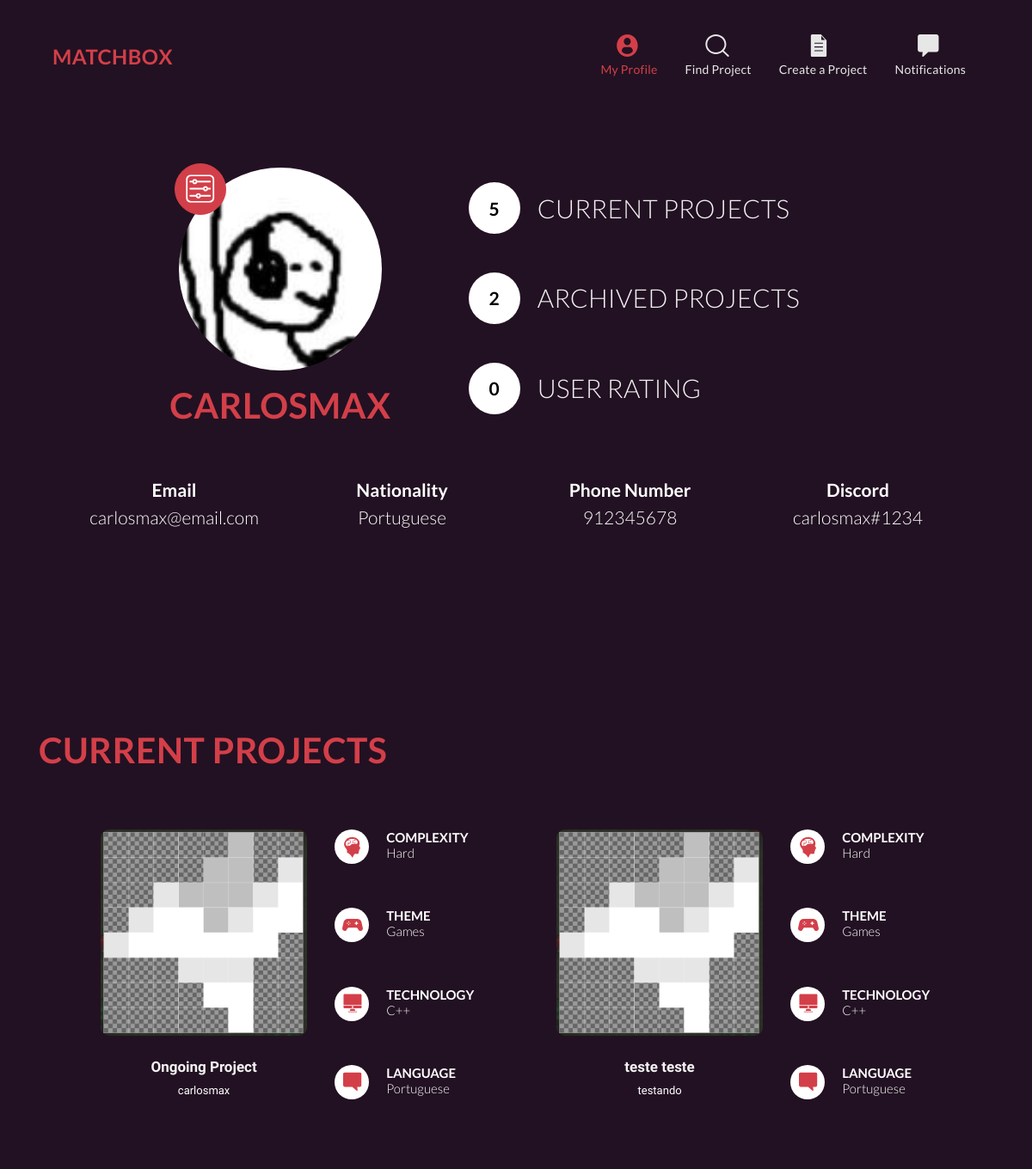
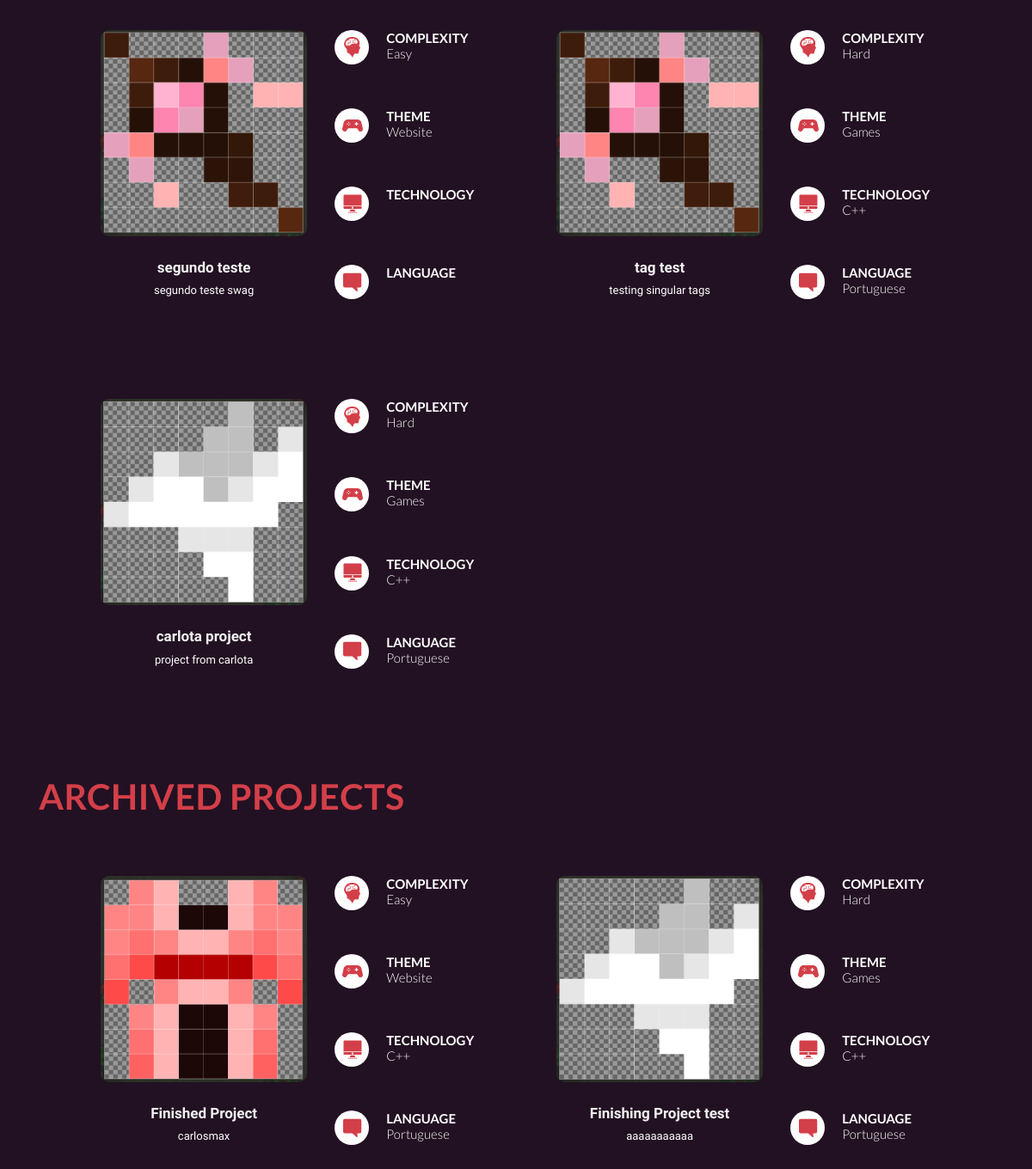
The page /user/carlosmax/ (signed in) on the database as committed earlier (2 pictures, top to bottom).
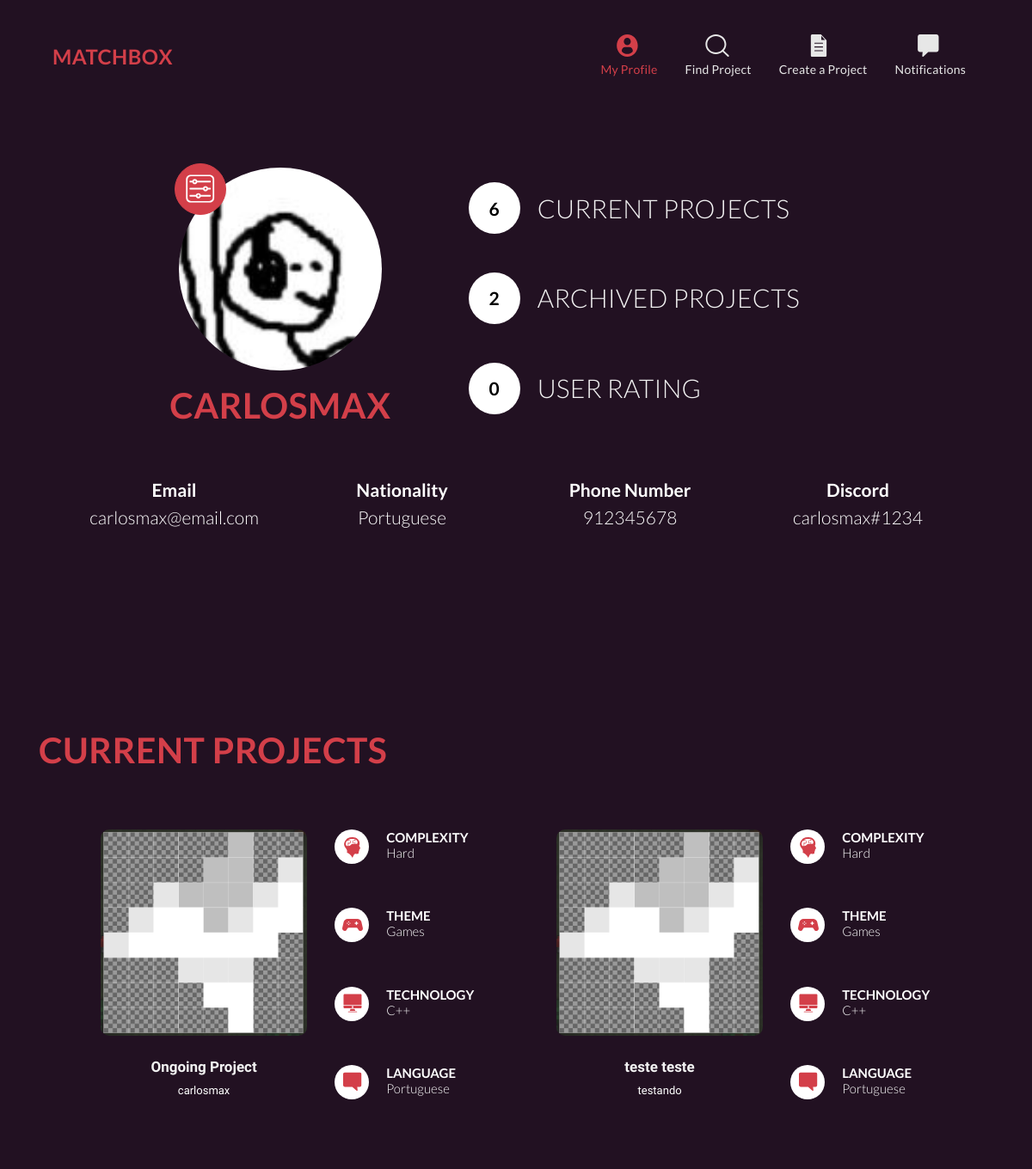
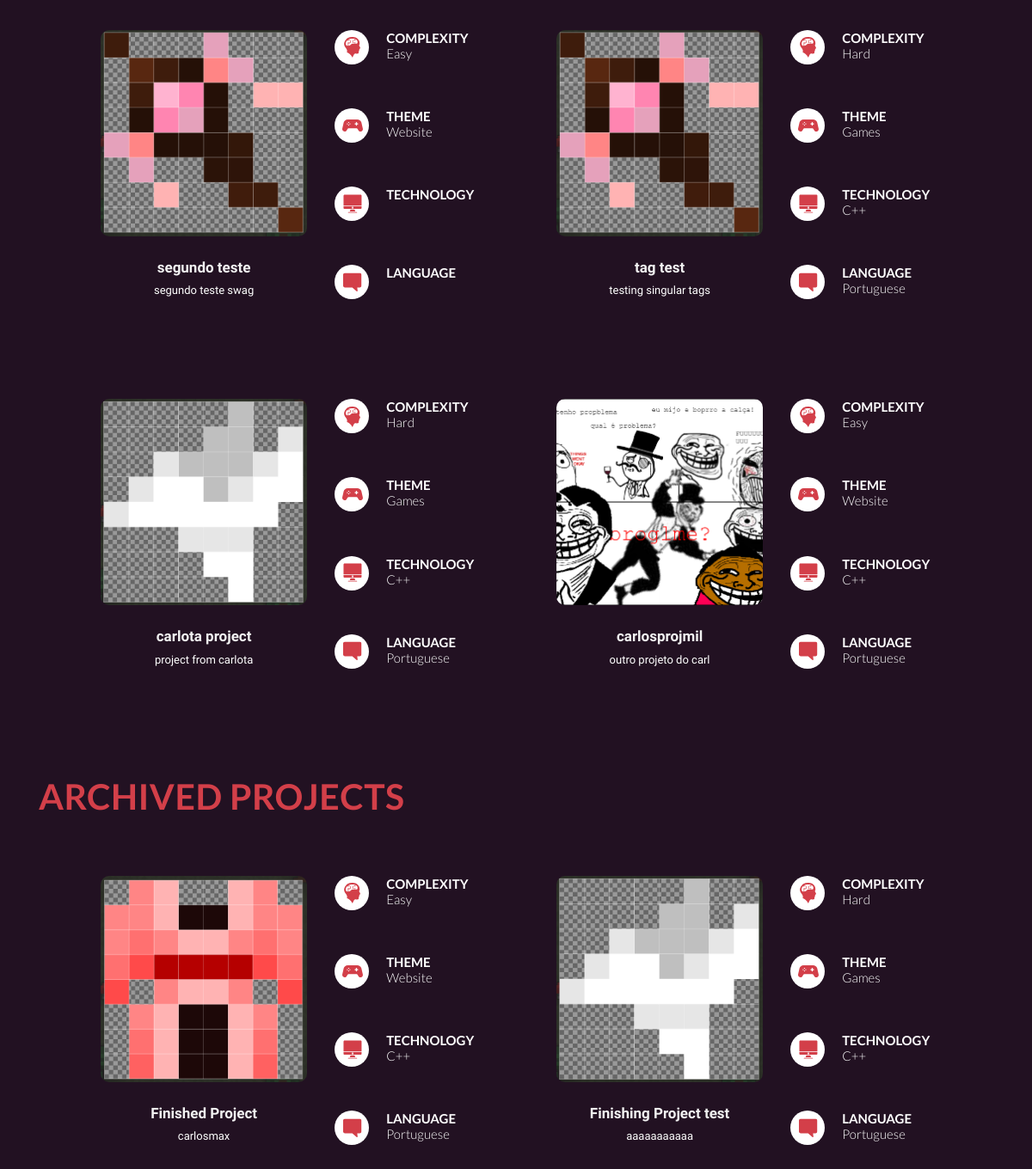
The same page on the database as committed later (2 pictures, top to bottom).
### matchcore/models.py (models this page shows, shortened)
class Person(models.Model):
    user = models.OneToOneField(User, on_delete=models.CASCADE)
    img = models.ImageField(upload_to='images/users', default='')
    nationality = models.CharField(max_length=20, default='Unknown')
    phone = models.CharField(max_length=10, default='None')
    discord = models.CharField(max_length=30, default='None')
    tags = models.ManyToManyField(UserTag)

class Project(models.Model):
    STATE = [
        ('O', 'Ongoing'),
        ('A', 'Archived'),
    ]
    title = models.CharField(max_length=50)
    small_description = models.CharField(max_length=100)
    big_description = models.CharField(max_length=1000)
    img = models.ImageField(upload_to='images/projects', default='')
    state = models.CharField(max_length=1, choices=STATE)
    tags = models.ManyToManyField(ProjectTag)
    participants = models.ManyToManyField(Person, through='ProjectParticipation')

class ProjectTag(models.Model):
    ARCHETYPE = [
        ('C', 'Complexity'),
        ('T', 'Theme'),
        ('D', 'Technology'),
        ('L', 'Language'),
    ]
    name = models.CharField(max_length=10)
    archetype = models.CharField(max_length=1, choices=ARCHETYPE, default='C')

### matchcore/views.py (the view)
# urls.py: path('user/<str:username>/', views.user_page, name="user_page"),
def user_page(request, username):
    user = User.objects.get(username=username)
    project_participations = user.person.project_participations.all()
    projects = [p.project for p in project_participations]
    current_projects = []
    archived_projects = []
    for p in projects:
        if p.state == 'O':
            current_projects.append(p)
        else:
            archived_projects.append(p)
    score = 0
    score_amount = 0
    for p in project_participations:
        if p.project.state == 'A' and p.owner is False:
            score += p.contribution
            score_amount = score_amount + 1
    if score_amount > 0:
        score = score / score_amount
    context = {
        'user': user,
        'current_projects': current_projects,
        'archived_projects': archived_projects,
        'score': score,
    }
    return render(request, 'matchcore/user_page.html', context)

### matchcore/templatetags/matchcore_tags.py (called while the page is built)
@register.simple_tag
def is_active_un(request, url, un):
    if request.path in reverse(url, args=[un]): #fixme
        return "active"
    return ""

@register.simple_tag
def is_active(request, url):
    if request.path in reverse(url): #fixme
        return "active"
    return ""

### matchcore/templates/matchcore/user_page.html
{% extends "matchcore/layout_nav.html" %}
{% load static %}
{% block main %}
<div class="container user-info">
	<div class="h-100 d-flex flex-column justify-content-center">
		<div class="row user-main-info">
			<div class="col-5 text-center">
				<div class="user-picture-container embed-responsive embed-responsive-1by1">
					<img class="user-picture embed-responsive-item" src="{{user.person.img.url}}">
					<a href="{% url 'profile_update' %}">
						{% if user.username == request.user.username %}
							<button class="edit-button btn btn-primary">
								<img src="{% static 'matchcore/images/settings.svg' %}">
							</button>
						{% endif %}
					</a>
				</div>
				<h1>{{user.username}}</h1>
			</div>
			<div class="col user-stats ml-2">
				<div class="stats-item">
					<div class="stats-circle">{{current_projects|length}}</div>
					<div class="stats-desc">Current projects</div>
				</div>
				<div class="stats-item">
					<div class="stats-circle">{{archived_projects|length}}</div>
					<div class="stats-desc">Archived projects</div>
				</div>
				<div class="stats-item">
					<div class="stats-circle">{{score}}</div>
					<div class="stats-desc">User rating</div>
				</div>
			</div>
		</div>
		<div class="row user-contact text-center">
			<div class="col"><span class="contact-header">Email</span>{{user.email}}</div>
			<div class="col"><span class="contact-header">Nationality</span>{{user.person.nationality}}</div>
			<div class="col"><span class="contact-header">Phone Number</span>{{user.person.phone}}</div>
			<div class="col"><span class="contact-header">Discord</span>{{user.person.discord}}</div>
		</div>
	</div>
</div>
<div class="container mt-5 mb-5">
	<h1>Current projects</h1>
	<div class="row project-list">
		{% for p in current_projects %}
			<div class="col-6 project-item" onclick="location.href='{% url 'project_page' p.id %}'">
				<div class="row">
					<div class="col-7 text-center">
						<img class="project-picture img-fluid" src="{{p.img.url}}">
						<div class="mt-4 px-2">
							<span class="project-title mb-1">{{p.title}}</span>
							<p class="project-short-desc">{{p.small_description}}</p>
						</div>
					</div>
					<div class="col project-tags">
						<div class="tags-item">
							<div class="tags-circle"><img src="{% static 'matchcore/images/projects/tag-complexity.svg' %}"></div>
							<div class="tags-desc"><span class="tags-name">Complexity</span>
								{% for t in p.tags.all %}
									{% if t.archetype == 'C' %}
										{{t.name}}
									{% endif %}
								{% endfor %}
							</div>
						</div>
						<div class="tags-item">
							<div class="tags-circle"><img src="{% static 'matchcore/images/projects/tag-theme.svg' %}"></div>
							<div class="tags-desc"><span class="tags-name">Theme</span>
								{% for t in p.tags.all %}
									{% if t.archetype == 'T' %}
										{{t.name}}
									{% endif %}
								{% endfor %}
							</div>
						</div>
						<div class="tags-item">
							<div class="tags-circle"><img src="{% static 'matchcore/images/projects/tag-technology.svg' %}"></div>
							<div class="tags-desc"><span class="tags-name">Technology</span>
								{% for t in p.tags.all %}
									{% if t.archetype == 'D' %}
										{{t.name}}
									{% endif %}
								{% endfor %}
							</div>
						</div>
						<div class="tags-item">
							<div class="tags-circle"><img src="{% static 'matchcore/images/projects/tag-language.svg' %}"></div>
							<div class="tags-desc"><span class="tags-name">Language</span>
								{% for t in p.tags.all %}
									{% if t.archetype == 'L' %}
										{{t.name}}
									{% endif %}
								{% endfor %}
							</div>
						</div>
					</div>
				</div>
			</div>
		{% endfor %}
	</div>
</div>
<div class="container mt-5">
	<h1>Archived projects</h1>
	<div class="row project-list">
		{% for p in archived_projects %}
			<div class="col-6 project-item" onclick="location.href='{% url 'project_page' p.id %}'">
				<div class="row">
					<div class="col-7 text-center">
						<img class="project-picture img-fluid" src="{{p.img.url}}">
						<div class="mt-4 px-2">
							<span class="project-title mb-1">{{p.title}}</span>
							<p class="project-short-desc">{{p.small_description}}</p>
						</div>
					</div>
					<div class="col project-tags">
						<div class="tags-item">
							<div class="tags-circle"><img src="{% static 'matchcore/images/projects/tag-complexity.svg' %}"></div>
							<div class="tags-desc"><span class="tags-name">Complexity</span>
								{% for t in p.tags.all %}
									{% if t.archetype == 'C' %}
										{{t.name}}
									{% endif %}
								{% endfor %}
							</div>
						</div>
						<div class="tags-item">
							<div class="tags-circle"><img src="{% static 'matchcore/images/projects/tag-theme.svg' %}"></div>
							<div class="tags-desc"><span class="tags-name">Theme</span>
								{% for t in p.tags.all %}
									{% if t.archetype == 'T' %}
										{{t.name}}
									{% endif %}
								{% endfor %}
							</div>
						</div>
						<div class="tags-item">
							<div class="tags-circle"><img src="{% static 'matchcore/images/projects/tag-technology.svg' %}"></div>
							<div class="tags-desc"><span class="tags-name">Technology</span>
								{% for t in p.tags.all %}
									{% if t.archetype == 'D' %}
										{{t.name}}
									{% endif %}
								{% endfor %}
							</div>
						</div>
						<div class="tags-item">
							<div class="tags-circle"><img src="{% static 'matchcore/images/projects/tag-language.svg' %}"></div>
							<div class="tags-desc"><span class="tags-name">Language</span>
								{% for t in p.tags.all %}
									{% if t.archetype == 'L' %}
										{{t.name}}
									{% endif %}
								{% endfor %}
							</div>
						</div>
					</div>
				</div>
			</div>
		{% endfor %}
	</div>
</div>
{% endblock %}

### matchcore/templates/matchcore/layout_nav.html (shortened to what this page needs)
{% load static %}
{% load matchcore_tags %}
<!DOCTYPE html>
<html lang="en">
  	<head>
	    <link rel="stylesheet" href="{% static 'matchcore/css/style.css' %}">
	</head>
	<body>
		<div class="container pt-4">
			<nav class="navbar navbar-expand navbar-mbox">
				<a class="navbar-brand" href="{% url 'user_page' request.user.username %}">Matchbox</a>
				<ul class="navbar-nav ml-auto">
			    	<li class="nav-item px-2 {% is_active_un request 'user_page' request.user.username %}">
			    		<a href="{% url 'user_page' request.user.username %}" class="nav-link d-flex flex-column align-items-center">
			    			<span class="d-none d-sm-inline">My Profile</span>
			    		</a>
			    	</li>
			    	<li class="nav-item px-2 {% is_active request 'find_page' %}">
			    		<a href="{% url 'find_page' %}" class="nav-link d-flex flex-column align-items-center">
			    			<span class="d-none d-sm-inline">Find Project</span>
			    		</a>
			    	</li>
			    	<li class="nav-item px-2 {% is_active request 'create_project' %}">
			    		<a href="{% url 'create_project' %}" class="nav-link d-flex flex-column align-items-center">
			    			<span class="d-none d-sm-inline">Create a Project</span>
			    		</a>
			    	</li>
			    	<li class="nav-item px-2 {% is_active request 'notifications' %}">
			        	<a href="{% url 'notifications' %}" class="nav-link d-flex flex-column align-items-center">
			    			<span class="d-none d-sm-inline">Notifications</span>
			    		</a>
			      	</li>
			    </ul>
			</nav>
		</div>
		{% block main %}
		{% endblock %}
	</body>
</html>

Rows that differ between the two databases and show on the page:
added Project: img (picture), title "carlosprojmil", small_description "outro projeto do carl", ProjectTag (name "Easy"), ProjectTag (name "Website"), ProjectTag (name "C++"), ProjectTag (name "Portuguese"), shown under "CURRENT PROJECTS"
Other text that changed with them:
{{ current_projects|length }}: "5" → "6"
